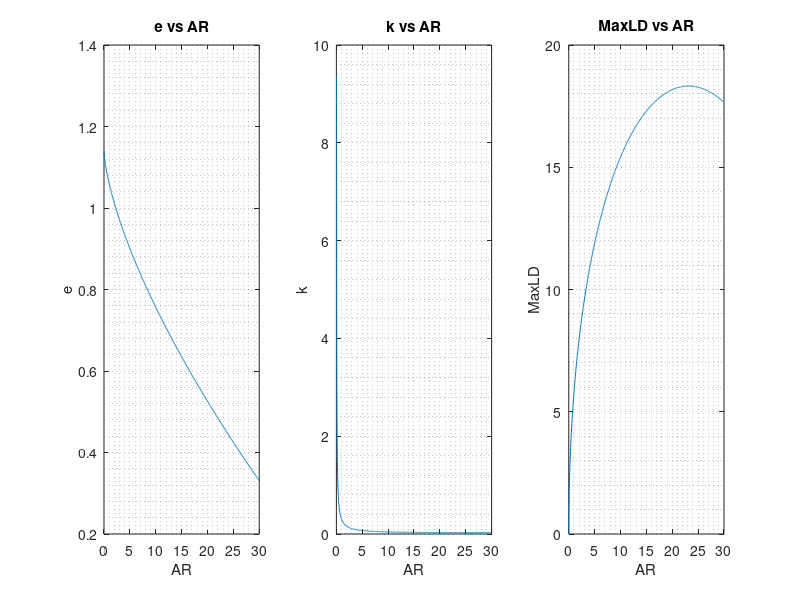

MATLAB code to generate this figure:
clc; clear

e = @(AR) 1.78*(1-0.045 * AR.^0.68)-0.64;
k = @(AR, e) (pi .* AR .* e).^(-1);

%maxEfficiency = sqrt((pi*AR*e)/4*CD);

AR = linspace(0,30, 1000);

figure
subplot(1,3,1)
plot(AR, e(AR))
xlabel("AR")
ylabel("e")
grid minor
title("e vs AR")

subplot(1,3,2)
plot(AR, k(AR,e(AR)))
xlabel("AR")
ylabel("k")
grid minor
title("k vs AR")


C_D0 = 0.025;

MaxLD = @(AR) sqrt(pi * AR .* e(AR) / (4*C_D0));

subplot(1,3,3)
plot(AR, MaxLD(AR))
xlabel("AR")
ylabel("MaxLD")
grid minor
title("MaxLD vs AR")